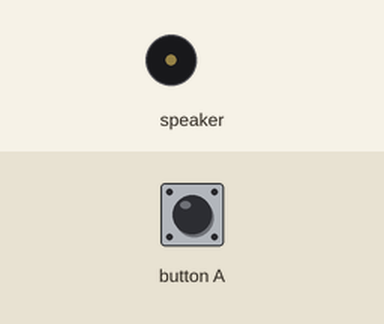
A program run on a simulated Calliope mini (MakeCode). Parts: buzzer (waves = sounding). The test bench sets the inputs (shaded band).

Above: at 1.2 s.
1.3 s: button A pressed for 0.15 s
At 2.5 s:
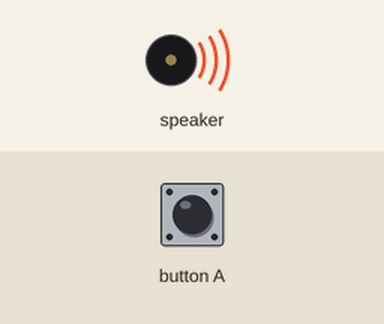
Timing chart, 0 to 10.3 s (numbered marks = the images above; inputs shaded):
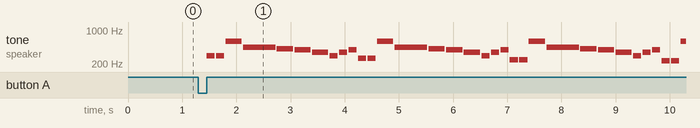

The program:

main.ts
```typescript
input.onButtonPressed(Button.A, function () {
    for (let index = 0; index <= beat.length; index++) {
        if (index == 40) {
            radio.sendNumber(187)
        }
        music.playTone(frequencys[notes1[index]], getBeat(index))
        basic.pause(20)
    }
})
function getBeat (index: number) {
    if (beat[index] == 0.5) {
        return 150
    } else if (beat[index] == 1) {
        return 300
    } else if (beat[index] == 2) {
        return 600
    }
    return 0
}
radio.onReceivedNumber(function (receivedNumber) {
	for (let index = 0; index <= beat.length; index++) {
        music.playTone(frequencys[notes1[index]], getBeat(index))
        basic.pause(20)
        if (index == 40) {
            radio.sendNumber(187)
        }
    }
})

let frequencys: number[] = []
let beat: number[] = []
let notes1: number[] = []
// 13, 8, 8, 20, is where funk is going to happen
notes1 = [8, 8, 20, 15, 14, 13, 11, 8, 11, 13, 6, 6, 20, 15, 14, 13, 11, 8, 11, 13, 5, 5, 20, 15, 14, 13, 11, 8, 11, 13, 4, 4, 20, 15, 14, 13, 11, 8, 11, 13, 8, 8, 20, 15, 8, 14, 13, 11, 8, 8, 11, 13, 6, 6, 20, 15, 6, 14, 13, 11, 6, 8, 11, 5, 5, 20, 15, 5, 14, 13, 11, 5, 8, 11, 13, 4, 4, 20, 15, 4, 14, 13, 11, 6, 8, 11, 13, 8, 8, 20, 15, 8, 14, 13, 11, 8, 8, 11, 13, 6, 6, 20, 15, 6, 14, 13, 11, 6, 8, 11, 13, 5, 5, 20, 15, 5, 14, 13, 11, 5, 8, 11, 13, 4, 4, 20, 15, 4, 14, 13, 11, 6, 8, 11, 13, 8, 8, 20, 15, 8, 14, 13, 11, 8, 8, 11, 13, 6, 6, 20, 15, 6, 14, 13, 11, 6, 8, 11, 13, 5, 5, 20, 15, 6, 14, 13, 11, 6, 8, 11, 13, 5, 5, 20, 15, 5, 14, 13, 11, 5, 8, 11, 13, 4, 4, 20, 15, 4, 14, 13, 11, 6, 8, 18, 20, 22]
beat = [0.5, 0.5, 1, 2, 1, 1, 1, 0.5, 0.5, 0.5, 0.5, 0.5, 1, 2, 1, 1, 1, 0.5, 0.5, 0.5, 0.5, 0.5, 1, 2, 1, 1, 1, 0.5, 0.5, 0.5, 0.5, 0.5, 1, 2, 1, 1, 1, 0.5, 0.5, 0.5, 0.5, 0.5, 1, 0.5, 1, 1, 1, 0.5, 0.5, 0.5, 0.5, 0.5, 0.5, 0.5, 1, 0.5, 1, 1, 1, 0.5, 0.5, 0.5, 0.5, 0.5, 0.5, 1, 0.5, 1, 1, 1, 0.5, 0.5, 0.5, 0.5, 0.5, 0.5, 0.5, 1, 0.5, 1, 1, 1, 0.5, 0.5, 0.5, 0.5, 0.5, 0.5, 0.5, 1, 0.5, 1, 1, 1, 0.5, 0.5, 0.5, 0.5, 0.5, 0.5, 0.5, 1, 0.5, 1, 1, 1, 0.5, 0.5, 0.5, 0.5, 0.5, 0.5, 0.5, 1, 1, 0.5, 1, 1, 0.5, 0.5, 0.5, 0.5, 0.5, 0.5, 0.5, 1, 0.5, 1, 1, 1, 0.5, 0.5, 0.5, 0.5, 0.5, 0.5, 0.5, 1, 0.5, 1, 1, 1, 0.5, 0.5, 0.5, 0.5, 0.5, 0.5, 0.5, 1, 0.5, 1, 1, 1, 0.5, 0.5, 0.5, 0.5, 0.5, 0.5, 0.5, 1, 0.5, 1, 1, 1, 0.5, 0.5, 0.5, 0.5, 0.5, 0.5, 0.5, 1, 0.5, 1, 1, 1, 0.5, 0.5, 0.5, 0.5, 0.5, 0.5, 0.5, 1, 0.5, 1, 1, 1, 0.5, 0.5, 0.5, 0.5, 0.5, 0.5]
frequencys = [185, 196, 208, 220, 233, 247, 262, 277, 294, 311, 330, 349, 370, 392, 415, 440, 466, 494, 523, 554, 587, 622, 659, 698]
radio.setGroup(187)
radio.setTransmitPower(7)
radio.setFrequencyBand(30)
```

test.ts
```typescript
// Hier kann man Tests durchführen; diese Datei wird nicht kompiliert, wenn dieses Paket als Erweiterung verwendet wird.
```

Measured:
- after the input at 1.3 s, tone on speaker: plays 294 Hz for 0.15 s, 294 Hz for 0.15 s, 587 Hz for 0.30 s, 440 Hz for 0.60 s, 415 Hz for 0.30 s, 392 Hz for 0.30 s … (33 notes in this stretch), starting after 0.15 s
